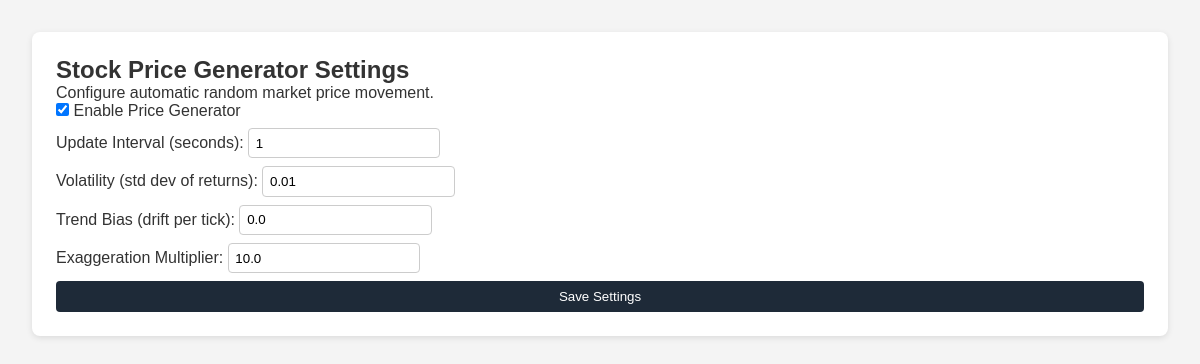
The app's page /admin/settings (signed in) with its own data.
### tables this page shows
CREATE TABLE price_generator_settings (
    id INTEGER PRIMARY KEY CHECK(id = 1),
    enabled INTEGER DEFAULT 1,
    interval_seconds INTEGER DEFAULT 10,
    volatility REAL DEFAULT 0.01,
    trend_bias REAL DEFAULT 0.0
, exaggeration REAL DEFAULT 1.0);

### app.py (the view, shortened to what this page needs)
@app.route('/admin/settings', methods=['GET', 'POST'])
def admin_settings():
    check = require_admin()
    if check:
        return check
    conn = get_db_connection()
    cursor = conn.cursor()
    settings = get_generator_settings()
    conn.close()
    return render_template("admin_settings.html", settings=settings)

### app.py (called while the page is built, shortened)
def get_db_connection():
    conn = sqlite3.connect(DB_NAME)
    conn.row_factory = sqlite3.Row
    return conn

def require_admin():
    if 'user_id' not in session:
        flash("You must be logged in.", "error")
        return redirect(url_for('login'))
    conn = get_db_connection()
    user = conn.execute(
        'SELECT is_admin FROM users WHERE user_id = ?',
        (session['user_id'],)
    ).fetchone()
    conn.close()
    if not user:
        flash("User not found.", "error")
        return redirect(url_for('login'))
    is_admin = user['is_admin'] if 'is_admin' in user.keys() else 0
    if int(is_admin) != 1:
        flash("Administrator access required.", "error")
        if 'user_id' in session:
            return redirect(url_for('dashboard', user_id=session.get('user_id')))
        return redirect(url_for('login'))
    return None

def get_generator_settings():
    conn = sqlite3.connect("stock_trading.db")
    conn.row_factory = sqlite3.Row
    row = conn.execute("SELECT * FROM price_generator_settings WHERE id = 1").fetchone()
    conn.close()
    return row

### templates/admin_settings.html (shortened to what this page needs)
<!DOCTYPE html>
<html lang="en">
<head>
  <link rel="stylesheet" href="{{ url_for('static', filename='styles.css') }}">
</head>
<body>
<main>
  <section class="panel">
    <h2>Stock Price Generator Settings</h2>
    <p>Configure automatic random market price movement.</p>
    <form method="post">
      <div>
        <input type="checkbox"
               id="enabled"
               name="enabled"
               {% if settings.enabled %}checked{% endif %}>
        <label for="enabled">Enable Price Generator</label>
      </div>
      <div>
        <label for="interval_seconds">Update Interval (seconds):</label>
        <input type="number"
               id="interval_seconds"
               name="interval_seconds"
               min="1"
               value="{{ settings.interval_seconds }}">
      </div>
      <div>
        <label for="volatility">Volatility (std dev of returns):</label>
        <input type="number"
               id="volatility"
               name="volatility"
               step="0.0001"
               value="{{ settings.volatility }}">
      </div>
      <div>
        <label for="trend_bias">Trend Bias (drift per tick):</label>
        <input type="number"
               id="trend_bias"
               name="trend_bias"
               step="0.0001"
               value="{{ settings.trend_bias }}">
      </div>
      <div>
        <label for="exaggeration">Exaggeration Multiplier:</label>
        <input type="number"
               id="exaggeration"
               name="exaggeration"
               step="0.1"
               min="0.1"
               value="{{ settings.exaggeration }}">
      </div>
      <button type="submit">Save Settings</button>
    </form>
  </section>
</main>
</body>
</html>

### static/styles.css (style rules this page uses)
* { margin: 0; padding: 0; box-sizing: border-box; font-family: Arial, sans-serif; }
body { background-color: #f4f4f4; color: #333; }
main { padding: 2em; }
.panel { background: #fff; padding: 1.5em; margin-bottom: 2em; border-radius: 8px; box-shadow: 0 2px 6px rgba(0,0,0,0.1); }
form { display: flex; flex-direction: column; gap: 0.5em; }
input { padding: 0.5em; border: 1px solid #ccc; border-radius: 4px; }
button { padding: 0.6em 1em; border: none; background: #1e2a38; color: #fff; border-radius: 4px; cursor: pointer; }
* { margin:0;padding:0;box-sizing:border-box;font-family:Arial, sans-serif }
body { background:#f4f4f4;color:#333 }
main { padding:2em }
.panel { background:#fff;padding:1.5em;margin-bottom:2em;border-radius:8px;box-shadow:0 2px 6px rgba(0,0,0,.1) }

### records on screen
price_generator_settings: enabled "☑", interval_seconds "1", volatility "0.01", trend_bias "0.0", exaggeration "10.0"
